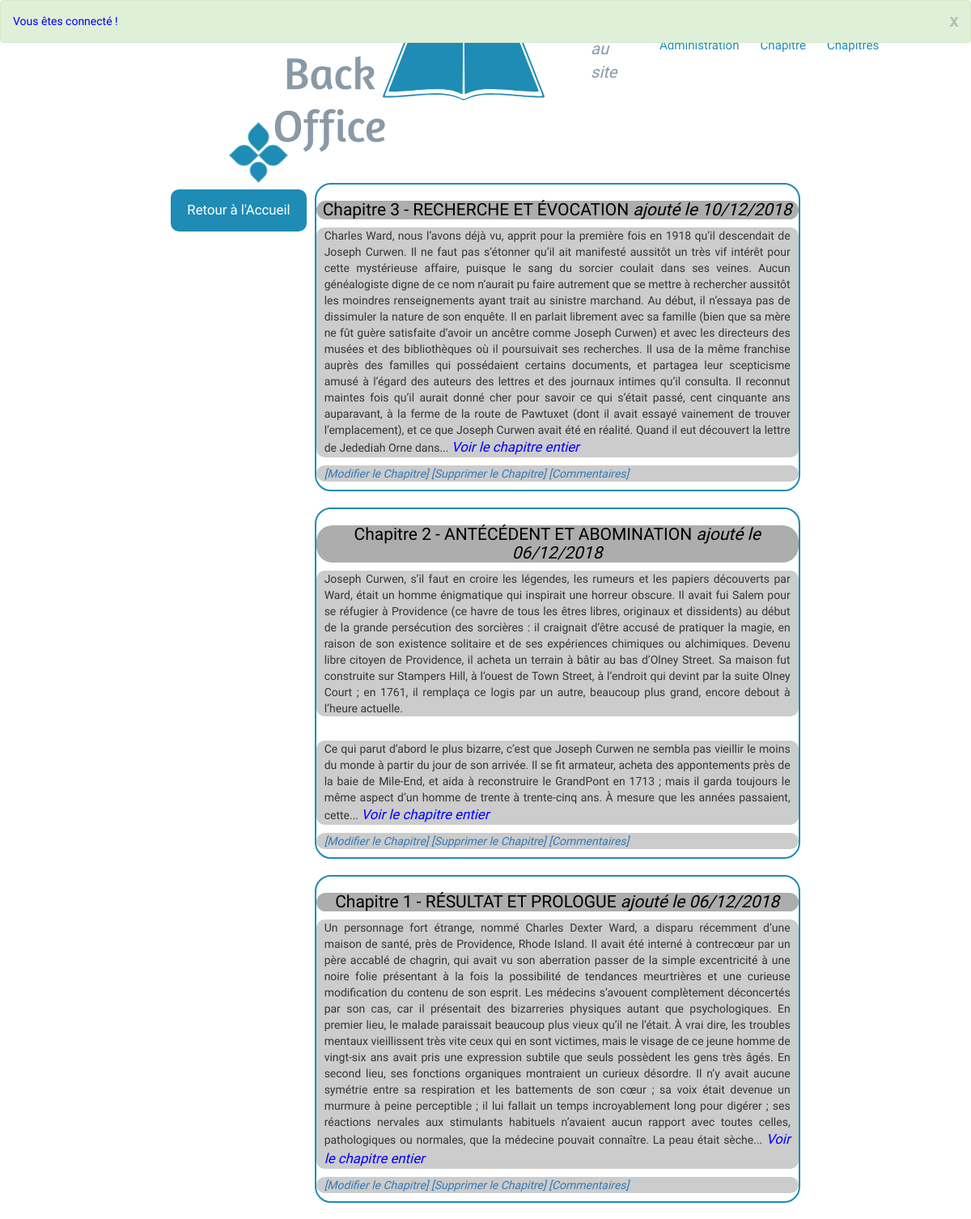
/index.php?action=BO_allPosts (signed in), run on the app's committed database.
### tables this page shows
CREATE TABLE IF NOT EXISTS `posts` (
  `id` int(11) NOT NULL AUTO_INCREMENT,
  `chapter_id` int(11) NOT NULL,
  `post_title` varchar(255) NOT NULL,
  `post_content` text NOT NULL,
  `creation_date` datetime NOT NULL,
  PRIMARY KEY (`id`)
);

### controller/ControllerPosts.php (called while the page is built, shortened)
<?php
require_once('model/PostManager.php');
class ControllerPosts
{
    public function BO_allPosts()
    {
        $postManager = new PostManager();
        $posts = $postManager->BO_getPosts();
        require('view/BO_listPostsView.php');
    }
}

### model/PostManager.php (called while the page is built, shortened)
<?php
class PostManager extends Manager
{
    public function BO_getPosts()
    {
        $db = $this->dbConnect();
        $req = $db->query('SELECT id, chapter_id, post_title, post_content, DATE_FORMAT(creation_date, \'%d/%m/%Y\') AS creation_date_fr FROM posts ORDER BY creation_date DESC LIMIT 0, 10');
        return $req;
    }
}

### view/BO_listPostsView.php (the view, shortened to what this page needs)
<?php
require_once('controller/ControllerSessionClass.php');
?>
<div class="body_container">
    <a class="BO_back_link" href="index.php?action=BO_welcome">Retour à l'Accueil</a>
<div class="BO_index_pages_link">
    <?php
    while ($data = $posts->fetch())
    {
        $contentPost = $data['post_content'];
        $limit = 200;
        $contentPreview = explode(' ', $contentPost, ($limit+1));
        if (count($contentPreview) > $limit)
            {
                array_pop($contentPreview);
            }
    ?>
        <div class="BO_chapter_container">
            <div class="BO_chapter">
                <h3>
                    <?= htmlspecialchars($data['post_title']) ?>
                    <em>ajouté le <?= $data['creation_date_fr'] ?></em>
                </h3>
                    <p>
                    <?=
                    nl2br(implode(' ', $contentPreview)) . '... ' ?> <em><a class="all_chapter" href="index.php?action=BO_post&amp;id=<?= $data['id'] ?>">Voir le chapitre entier</a></em>
                    </p>
                    <p>
                    <em><a class="modifPost" href="index.php?action=BO_updatePost&amp;id=<?= $data['id'] ?>">[Modifier le Chapitre]</a></em>
                    <em><a class="deletePost" href="index.php?action=BO_deletePost&amp;id=<?= $data['id'] ?>" onclick="return(confirm('Etes-vous sûr de vouloir supprimer ce Chapitre ?'));">[Supprimer le Chapitre]</a></em>
                    <em><a class="deleteComment" href="index.php?action=BO_allComments&amp;id=<?= $data['id'] ?>">[Commentaires]</a></em>
                    <br />
                    </p>
            </div>
        </div>
    <?php
    }
    ?>
</div>
</div>
<?php require('BO_template.php'); ?>

### public/css/style.css (style rules this page uses)
body { font-family: 'Roboto Regular', serif; }
h1, h3 { text-align:center; }
h3 { background-color:#adadad; color:black; border-radius: 20px; font-size:1.5em; margin-bottom:0px; }
.body_container { display: flex; justify-content: center; align-items: flex-start; }
.BO_back_link { font-size: 1.2em; background-color: #1E8CB5; color: white; padding: 14px 20px; margin: 8px 0; border: none; border-radius: 10px; cursor: pointer; margin-right: 10px; }
.all_chapter { text-decoration: none; color: blue; font-size: 1.2em; }
.BO_chapter_container { border: 2px solid #1e8cb5; border-radius: 20px; margin-bottom: 20px; }
.BO_index_pages_link { display: flex; width: 50%; flex-direction: column; justify-content: center; }
.BO_chapter p { background-color:#CCCCCC; margin-top:0px; padding-left: 10px; padding-right: 10px; border-radius: 10px; }
.BO_chapter { margin:auto; }

### data on the page
posts: post_title "Chapitre 3 - RECHERCHE ET ÉVOCATION", creation_date_fr "10/12/2018", contentPreview "Charles Ward, nous l’avons déjà vu, apprit pour la première fois en 1918 qu’il descendait de Joseph Curwen. Il ne faut pas s’étonner qu’il ait manifesté aussitôt un très vif intérêt pour cette mystérieuse affaire, puisque le sang du sorcier coulait dans ses veines. Aucun généalogiste digne de ce nom n’aurait pu faire autrement que se mettre à rechercher aussitôt les moindres renseignements ayant trait au sinistre marchand. Au début, il n’essaya pas de dissimuler la nature de son enquête. Il en parlait librement avec sa famille (bien que sa mère ne fût guère satisfaite d’avoir un ancêtre comme Joseph Curwen) et avec les directeurs des musées et des bibliothèques où il poursuivait ses…"
posts: post_title "Chapitre 2 - ANTÉCÉDENT ET ABOMINATION", creation_date_fr "06/12/2018", contentPreview "Joseph Curwen, s’il faut en croire les légendes, les rumeurs et les papiers découverts par Ward, était un homme énigmatique qui inspirait une horreur obscure. Il avait fui Salem pour se réfugier à Providence (ce havre de tous les êtres libres, originaux et dissidents) au début de la grande persécution des sorcières : il craignait d’être accusé de pratiquer la magie, en raison de son existence solitaire et de ses expériences chimiques ou alchimiques. Devenu libre citoyen de Providence, il acheta un terrain à bâtir au bas d’Olney Street. Sa maison fut construite sur Stampers Hill, à l’ouest de Town Street, à l’endroit qui devint par la suite Olney Court ; en 1761, il remplaça ce logis par un…"
posts: post_title "Chapitre 1 - RÉSULTAT ET PROLOGUE", creation_date_fr "06/12/2018", contentPreview "Un personnage fort étrange, nommé Charles Dexter Ward, a disparu récemment d’une maison de santé, près de Providence, Rhode Island. Il avait été interné à contrecœur par un père accablé de chagrin, qui avait vu son aberration passer de la simple excentricité à une noire folie présentant à la fois la possibilité de tendances meurtrières et une curieuse modification du contenu de son esprit. Les médecins s’avouent complètement déconcertés par son cas, car il présentait des bizarreries physiques autant que psychologiques. En premier lieu, le malade paraissait beaucoup plus vieux qu’il ne l’était. À vrai dire, les troubles mentaux vieillissent très vite ceux qui en sont victimes, mais le visage…"

### other printed values
$_SESSION['flash']['message'] "Vous êtes connecté !"
